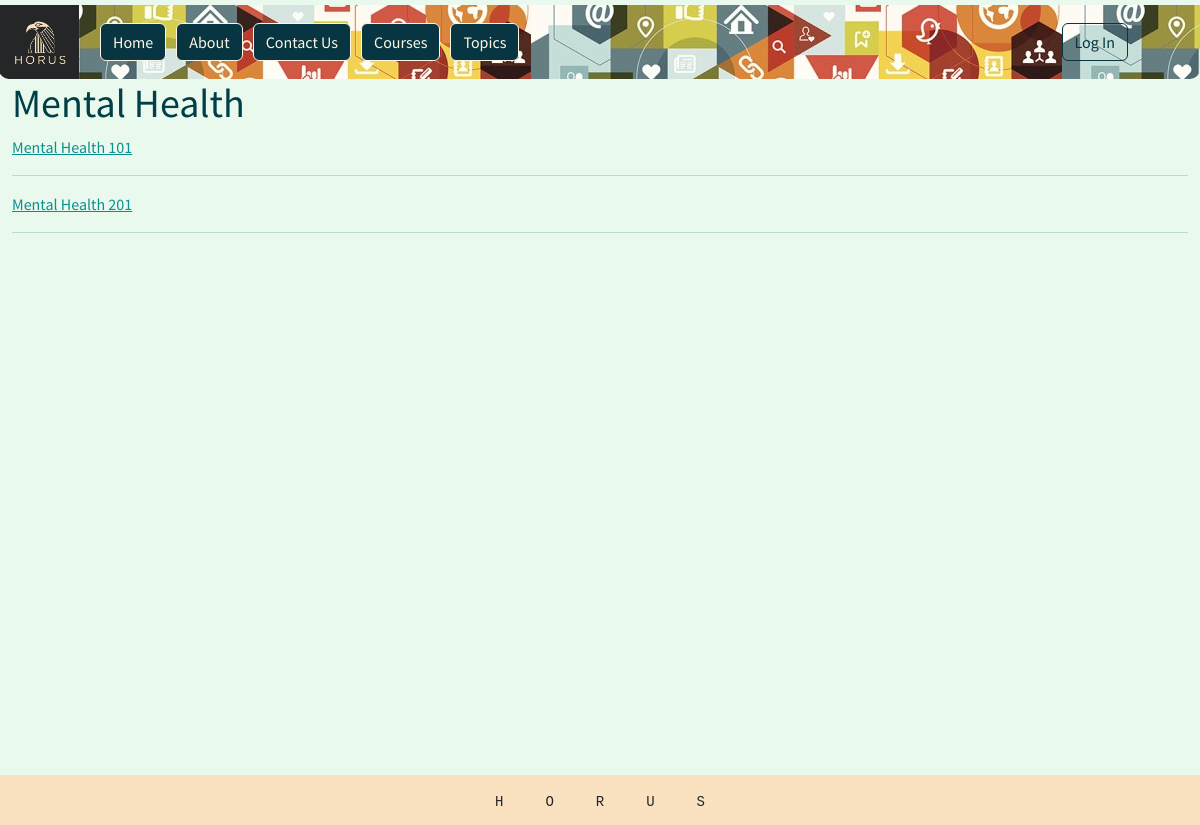
Page /courses/detail_course/6/ on the committed database.
### courses/models.py (models this page shows, shortened)
class Course(models.Model):
    course= models.CharField(max_length=128)
    students = models.ManyToManyField(User, related_name="assigned_courses", blank=True, null=True)

class Lecture(models.Model):
    title = models.CharField(max_length=128)
    body = models.TextField()
    created_on = models.DateTimeField(auto_now_add=True)
    instructor = models.ForeignKey(User, on_delete=models.CASCADE, related_name="courses")
    course = models.ForeignKey(Course, on_delete=models.CASCADE, related_name="lectures")

### courses/views.py (the view)
# urls.py: path("detail_course/<int:pk>/", CourseDetailView.as_view(), name="detail_course"),
class CourseDetailView(DetailView):
    template_name = "courses/detail_course.html"
    model = Course
    def get_queryset(self):
       return super().get_queryset().prefetch_related('lectures')

### templates/courses/detail_course.html
{% extends 'base.html' %}
{% load static %}
{% block css %}
<link rel="stylesheet" href="{% static 'css/details.css' %}">
{% endblock css %}
{% block content %}
<div class="details">
    <h1>{{course.course}}</h1>
    {% for lecture in course.lectures.all %}
        <a class="lectures1" href="{% url 'detail_lecture' lecture.id %}">{{lecture.title}}<hr /></a>
    {% endfor %}
</div>
{% endblock content %}

### static/css/base.css (style rules this page uses)
:root { --primary-color-1: rgb(110, 197, 183); --primary-color-2: rgb(31, 187, 161); --secondary-color-1: rgba(153, 227, 171, 0.208); --secondary-color-2: rgba(0, 0, 0, 0.605); --text-color-1: rgb(175, 242, 239); --text-color-2: rgb(31, 187, 161); --text-color-3: rgba(0, 139, 139, 0.959); --text-color-4: rgb(44, 45, 45); --text-color-5: rgba(0, 62, 72, 0.729); --text-color-6: rgb(0, 63, 72); --bk-color-1: rgb(37, 38, 40); --bk-color-2: rgb(250, 226, 192); --bk-color-3: rgb(224, 197, 219); }
html, body { padding: 0; margin: 0; min-height: 100vh; }
body { background-color: var(--secondary-color-1); }

### static/css/details.css (style rules this page uses)
.details { color: var(--text-color-6); }
.details h3, a { color: var(--text-color-3); font-size: medium; }

### rows in the picture
Course: course "Mental Health"
Lecture: title "Mental Health 101"
Lecture: title "Mental Health 201"
